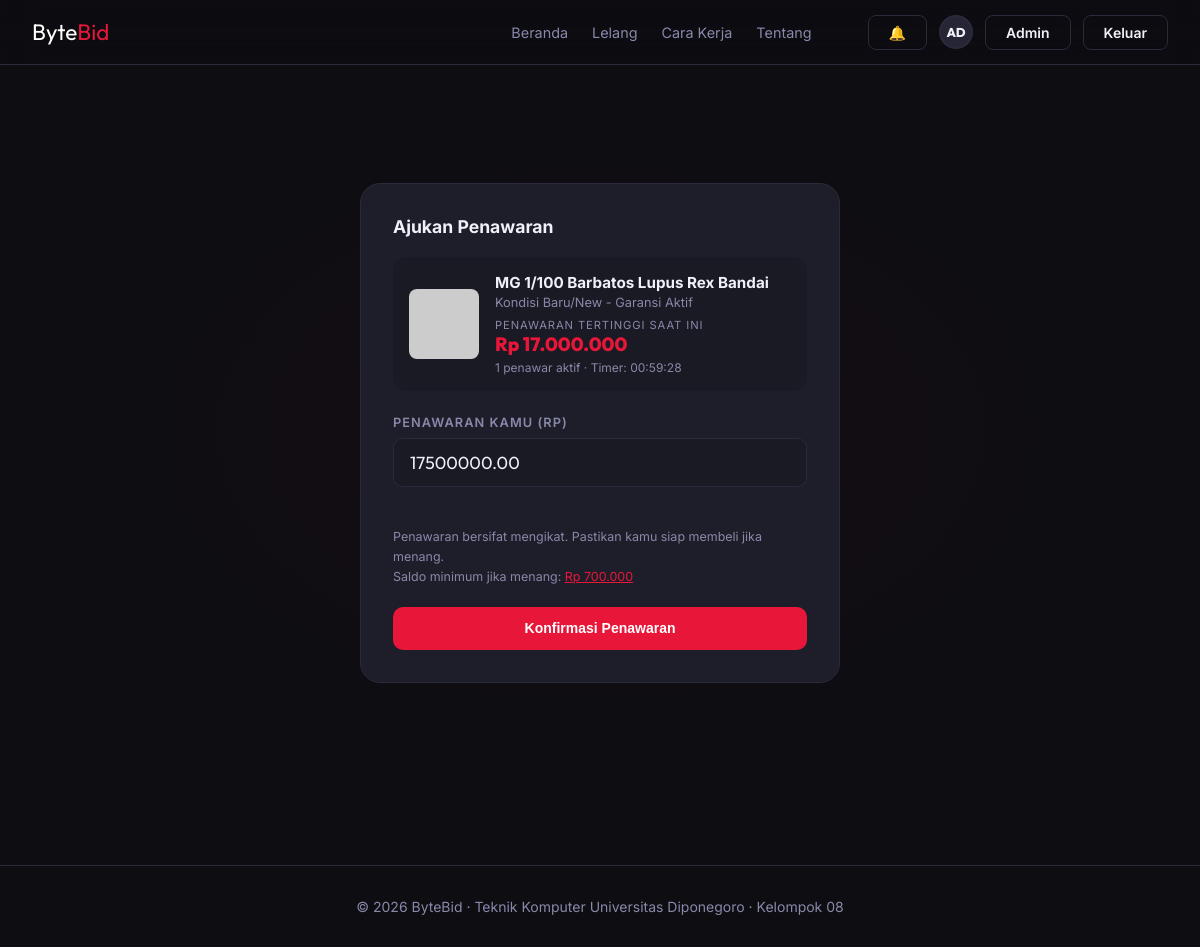
Page /ajukan/1 (signed in) on the committed database.
### app/models.py (models this page shows, shortened)
class Item(db.Model):
    __tablename__ = 'items'
    id = db.Column(db.Integer, primary_key=True)
    name = db.Column(db.String(200), nullable=False)
    description = db.Column(db.Text, nullable=True)
    condition = db.Column(db.String(255), nullable=True)
    category = db.Column(db.String(50), nullable=False, index=True, default='Lainnya')
    image = db.Column(db.String(500), nullable=True)
    start_price = db.Column(db.Numeric(15, 2), nullable=False)
    current_bid = db.Column(db.Numeric(15, 2), nullable=False)
    status = db.Column(db.Enum(AuctionStatus),
                       default=AuctionStatus.ACTIVE, nullable=False)
    start_time = db.Column(db.DateTime, default=datetime.utcnow, nullable=False)
    end_time = db.Column(db.DateTime, nullable=False)
    created_by = db.Column(db.Integer, db.ForeignKey('users.id'), nullable=True)
    winner_id = db.Column(db.Integer, db.ForeignKey('users.id'), nullable=True)
    created_at = db.Column(db.DateTime, default=datetime.utcnow, nullable=False)
    updated_at = db.Column(db.DateTime, default=datetime.utcnow,
                           onupdate=datetime.utcnow, nullable=False)
    deleted_at = db.Column(db.DateTime, nullable=True, index=True)  # soft delete (Trash)
    bids = db.relationship('Bid', backref='item', lazy='dynamic',
                           cascade='all, delete-orphan',
                           order_by='Bid.created_at.desc()')
    @property
    def time_remaining_seconds(self) -> int:
        if self.status not in (AuctionStatus.ACTIVE, AuctionStatus.SCHEDULED):
            return 0
        delta = self.end_time - datetime.utcnow()
        return max(0, int(delta.total_seconds()))
    @property
    def unique_bidders(self) -> int:
        return db.session.query(Bid.user_id).filter_by(item_id=self.id).distinct().count()
    @property
    def timer_display(self) -> str:
        secs = self.time_remaining_seconds
        h, rem = divmod(secs, 3600)
        m, s = divmod(rem, 60)
        return f"{h:02d}:{m:02d}:{s:02d}"

### app/routes/main.py (the view, shortened to what this page needs)
@main_bp.route('/ajukan/<int:item_id>', methods=['GET', 'POST'])
@login_required
def ajukan(item_id):
    item = Item.query.get_or_404(item_id)
    user = _current_user()
    return render_template('ajukan.html', item=item)

### app/__init__.py (called while the page is built)
def _format_rupiah(value) -> str:
    if value is None:
        return 'Rp 0'
    try:
        n = int(round(float(value)))
    except (TypeError, ValueError):
        return 'Rp 0'
    return 'Rp ' + f'{n:,}'.replace(',', '.')

### app/routes/main.py (called while the page is built)
def _current_user():
    uid = session.get('user_id')
    if not uid:
        return None
    return User.query.get(uid)

def login_required(view):
    @wraps(view)
    def wrapped(*args, **kwargs):
        if not session.get('user_id'):
            flash('Silakan masuk terlebih dahulu.', 'error')
            return redirect(url_for('main.login', next=request.path))
        return view(*args, **kwargs)
    return wrapped

@main_bp.app_context_processor
def inject_globals():
    user = _current_user()
    unread_count = 0
    if user:
        unread_count = Notification.query.filter_by(
            user_id=user.id, is_read=False).count()
    return {
        'current_user': user,
        'now': datetime.utcnow(),
        'unread_notif_count': unread_count,
    }

### templates/ajukan.html (shortened to what this page needs)
{% extends "base.html" %}
{% block content %}
<div class="bid-page">
  <div class="bid-card">
    <div class="bid-title">Ajukan Penawaran</div>
    <div class="item-preview">
      <img src="{{ item.image }}" alt="{{ item.name }}" onerror="this.src='https://via.placeholder.com/70x70/0d0d12/444?text=BB'"/>
      <div>
        <div class="item-preview-name">{{ item.name }}</div>
        <div class="item-preview-sub">{{ item.condition }}</div>
        <div class="current-price-label">PENAWARAN TERTINGGI SAAT INI</div>
        <div class="current-price">{{ item.current_bid | rupiah }}</div>
        <div style="font-size:.75rem;color:var(--muted);margin-top:.2rem">{{ item.unique_bidders }} penawar aktif · Timer: {{ item.timer_display }}</div>
      </div>
    </div>
    <form method="POST">
      <div class="form-group">
        <label class="form-label">PENAWARAN KAMU (Rp)</label>
        <input class="bid-input-wrap" type="number" name="amount"
               placeholder="19.000.000"
               min="{{ item.current_bid + 100000 }}"
               value="{{ item.current_bid + 500000 }}" required/>
      </div>
      <div class="bid-note">
        Penawaran bersifat mengikat. Pastikan kamu siap membeli jika menang.<br>
        Saldo minimum jika menang: <a href="#">Rp 700.000</a>
      </div>
      <button type="submit" class="btn btn-red btn-block" style="width:100%;padding:.85rem;border-radius:10px">
        Konfirmasi Penawaran
      </button>
    </form>
  </div>
</div>
{% endblock %}

### templates/base.html (style rules this page uses)
:root { --bg: #0d0d12; --bg2: #13131a; --bg3: #1a1a24; --card: #1e1e2a; --card2: #252535; --border: #2a2a3a; --red: #e8173a; --red-dim: rgba(232,23,58,0.15); --green: #00d68f; --cyan: #00bcd4; --text: #f0f0f8; --muted: #8888aa; --white: #ffffff; }
*, *::before, *::after { box-sizing: border-box; margin: 0; padding: 0; }
html { scroll-behavior: smooth; }
body { background: var(--bg); color: var(--text); font-family: 'Inter', sans-serif; min-height: 100vh; }
.btn { display: inline-flex; align-items: center; justify-content: center; padding: .5rem 1.25rem; border-radius: 8px; font-size: .875rem; font-weight: 600; cursor: pointer; text-decoration: none; border: none; transition: all .2s; }
.btn-red { background: var(--red); color: var(--white); }
.btn-block { width: 100%; }
.form-group { margin-bottom: 1.25rem; }
.form-label { display: block; font-size: .8rem; font-weight: 600; text-transform: uppercase; letter-spacing: .08em; color: var(--muted); margin-bottom: .5rem; }

### templates/ajukan.html (style rules this page uses)
.bid-page { min-height: calc(100vh - 64px); display: flex; align-items: center; justify-content: center; padding: 2rem; background: radial-gradient(ellipse at center, rgba(232,23,58,0.05) 0%, transparent 60%); }
.bid-card { background: var(--card); border: 1px solid var(--border); border-radius: 20px; padding: 2rem; width: 100%; max-width: 480px; }
.item-preview { display: flex; gap: 1rem; align-items: center; background: var(--bg3); border-radius: 12px; padding: 1rem; margin-bottom: 1.5rem; }
.item-preview img { width: 70px; height: 70px; object-fit: cover; border-radius: 8px; background: var(--bg2); }
.item-preview-name { font-weight: 700; font-size: .95rem; }
.item-preview-sub { font-size: .8rem; color: var(--muted); margin-top: .2rem; }
.current-price-label { font-size: .7rem; text-transform: uppercase; letter-spacing: .08em; color: var(--muted); margin-top: .5rem; }
.current-price { font-family: 'Outfit', sans-serif; font-size: 1.2rem; font-weight: 800; color: var(--red); }
.bid-input-wrap { background: var(--bg3); border: 1px solid var(--border); border-radius: 10px; padding: .75rem 1rem; font-family: 'Outfit', sans-serif; font-size: 1.1rem; color: var(--text); width: 100%; outline: none; margin-bottom: 1.25rem; transition: border-color .2s; }
.bid-note { font-size: .78rem; color: var(--muted); margin-bottom: 1.25rem; line-height: 1.6; }
.bid-note a { color: var(--red); }
.bid-title { font-weight: 700; font-size: 1.1rem; margin-bottom: 1.25rem; }

### rows in the picture
Item: name "MG 1/100 Barbatos Lupus Rex Bandai", condition "Kondisi Baru/New - Garansi Aktif", current_bid|rupiah "Rp 17.000.000", unique_bidders "1", timer_display "00:59:28", amount "17500000.00"

### other values in the picture
{{ session.user_name[:2] }} "AD"
